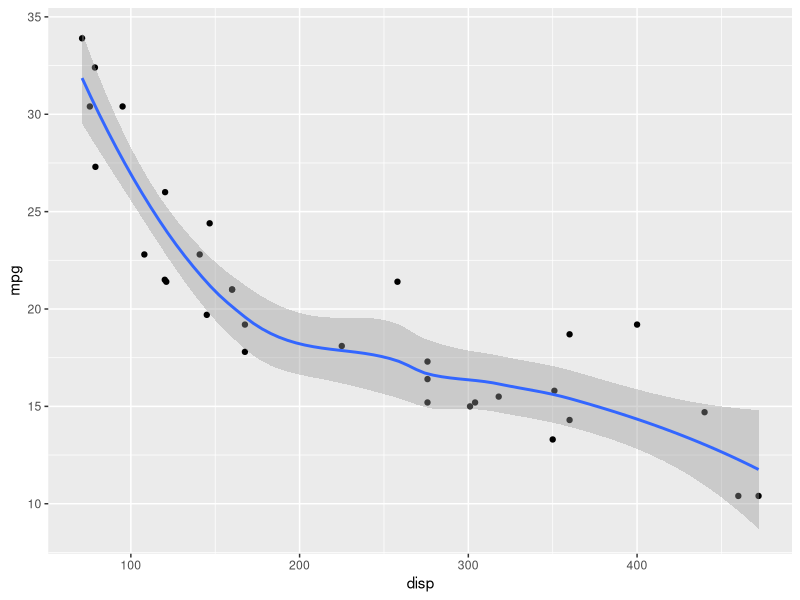
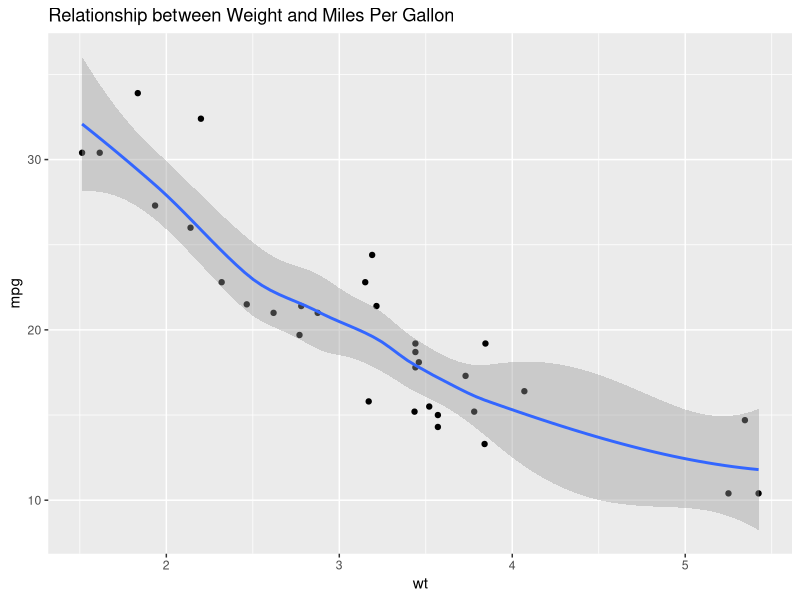

Generate these figures, in order, with R:
## ---- chunk 1
knitr::opts_chunk$set(echo = TRUE, warning = FALSE, message = FALSE)
## ---- chunk 2
library(ggplot2)
ggplot(mtcars, aes(x = disp, y = mpg)) +
  geom_point() +
  geom_smooth()

model_lin <- lm(mpg ~ disp + wt, data = mtcars)
model_lin
summary(model_lin)
## ---- chunk 3

ggplot(mtcars, aes(x = wt, y = mpg)) +
  geom_point() +
  geom_smooth() +
  labs(title = "Relationship between Weight and Miles Per Gallon")
  
model_lin
